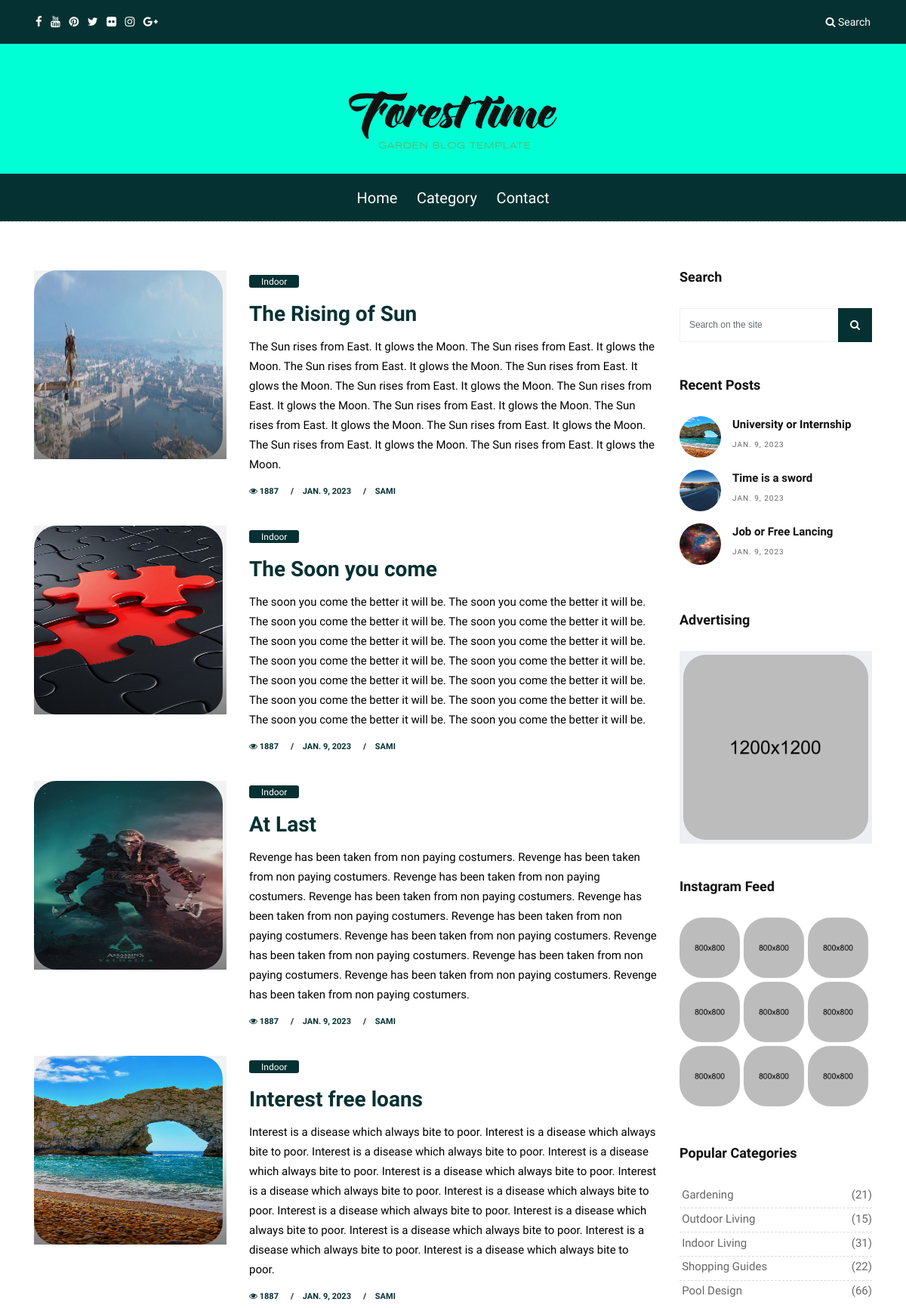
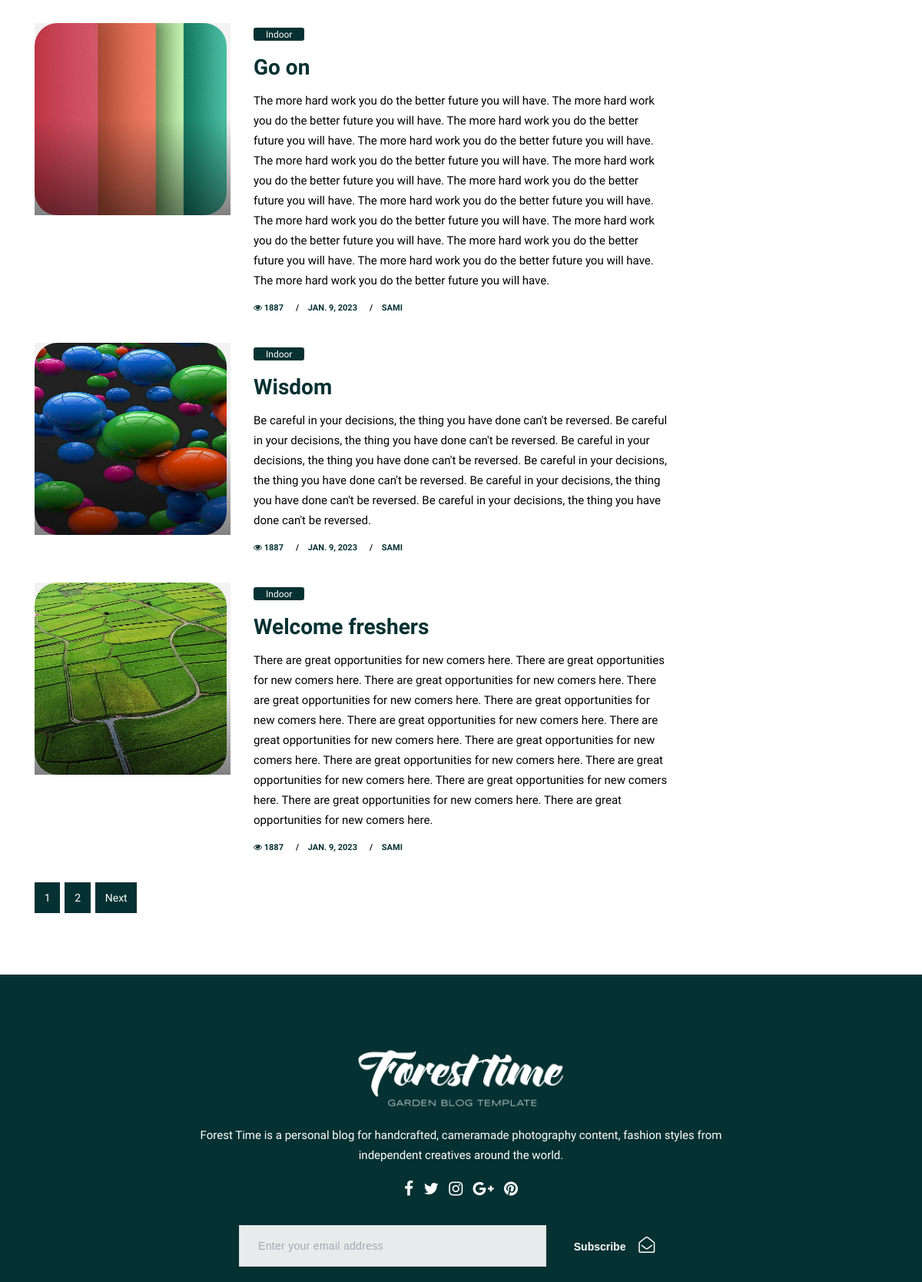
The page / (upper part) on the database its author committed (2 pictures, top to bottom).
### ads/models.py (models this page shows, shortened)
class Article(models.Model):
    categories = [
        ("Insurance", "Insurance"),
        ("Trading", "Trading"),
        ("Softwares", "Softwares")
          ]
    title = models.CharField(max_length=200)
    picture = models.ImageField(upload_to="articles")
    description = models.TextField()
    category = models.CharField(choices=categories, max_length=100)
    author = models.ForeignKey("Author", on_delete=models.CASCADE)
    date = models.DateField(auto_now_add=True)

class Author(models.Model):
    def __str__(self):
        return self.name
    name = models.CharField(max_length=50)
    picture = models.ImageField(upload_to="authors")
    dob = models.DateField()
    education = models.TextField()

### Adsence/views.py (the view)
# urls.py: path('', views.index , name="index"),
def index(request):
    art = Article.objects.all().order_by("id")
    tot_arts = len(art)
    if tot_arts>2:
        recent_art = [art[tot_arts-1],art[tot_arts-2],art[tot_arts-3]]
    else:
        recent_art = []
    pageNo = request.GET.get("page")
    paginated = Paginator(art,per_page=7)
    tot_pag = paginated.num_pages
    list_page = [i for i in range(1,tot_pag+1)]
    page1 = paginated.get_page(pageNo)
    ran = random.randint(0,tot_arts-1)
    ran = art[ran]
    try:
        obj = Link.objects.get(movie_id=request.session["movieId"])
        btn = True
    except:
        btn = False
    return render(request, 'index.html',{
        'DisplayTopButton': btn,
        "DisplayBottomButton":False,
        "random":ran,
        "page_no":list_page,
        "articles":page1,
        "recent_articles":recent_art,
        })

### templates/index.html
{% include "header.html" %}
    {% include "cat_ind.html" %}
{% include "footer.html" %}

### templates/cat_ind.html (shortened to what this page needs)
<section class="section wb">
    <div class="container">
        <div class="row">
            <div class="col-lg-9 col-md-12 col-sm-12 col-xs-12">
                <div class="page-wrapper">
                    <div class="blog-list clearfix">
                        {% for article in articles %}
                        <div class="blog-box row">
                            <div class="col-md-4">
                                <div class="post-media">
                                    <a href={% url 'single' article.title %} title="">
                                        <img src={{article.picture.url}} alt="" class="img-fluid">
                                        <div class="hovereffect"></div>
                                    </a>
                                </div>
                            </div>
                            <div class="blog-meta big-meta col-md-8">
                                <span class="bg-aqua"><a href="garden-category.html" title="">Indoor</a></span>
                                <h4><a href={% url 'single' article.title %} title="">{{article.title}}</a></h4>
                                <p>{{article.description}}</p>
                                <small><a href="garden-category.html" title=""><i class="fa fa-eye"></i> 1887</a></small>
                                <small><a href={% url 'single' article.title %} title="">{{article.date}}</a></small>
                                <small><a href="#" title="">{{article.author}}</a></small>
                            </div>
                        </div>
                        {% endfor %}
                    </div>
                </div>
                <div class="row">
                    <div class="col-md-12">
                        <nav aria-label="Page navigation">
                            <ul class="pagination justify-content-start">
                                {% for i in page_no %}
                                <li class="page-item"><a class="page-link" href="?page={{i}}">{{i}}</a></li>
                                {% endfor %}
                                {% if articles.has_next %}
                                <li class="page-item">
                                    <a class="page-link" href="?page={{articles.next_page_number}}">Next</a>
                                </li>
                                {% endif %}
                            </ul>
                        </nav>
                    </div>
                </div>
            </div>

### templates/footer.html (shortened to what this page needs)
            <div class="col-lg-3 col-md-12 col-sm-12 col-xs-12">
                <div class="sidebar">
                    <div class="widget">
                        <h2 class="widget-title">Search</h2>
                        <form class="form-inline search-form">
                            <div class="form-group">
                                <input type="text" class="form-control" placeholder="Search on the site">
                            </div>
                            <button type="submit" class="btn btn-primary"><i class="fa fa-search"></i></button>
                        </form>
                    </div>
                    <div class="widget">
                        <h2 class="widget-title">Recent Posts</h2>
                        <div class="blog-list-widget">
                            <div class="list-group">
                                {% for article in recent_articles %}
                                <a href={% url 'single' article.title %} class="list-group-item list-group-item-action flex-column align-items-start">
                                    <div class="w-100 justify-content-between">
                                        <img src={{article.picture.url}} alt="" class="img-fluid float-left">
                                        <h5 class="mb-1">{{article.title}}</h5>
                                        <small>{{article.date}}</small>
                                    </div>
                                </a>
                                {% endfor %}
                            </div>
                        </div>
                    </div>
                    <div class="widget">
                        <h2 class="widget-title">Advertising</h2>
                        <div class="banner-spot clearfix">
                            <div class="banner-img">
                                <img src="/static/upload/banner_04.jpg" alt="" class="img-fluid">
                            </div>
                        </div>
                    </div>
                    <div class="widget">
                        <h2 class="widget-title">Instagram Feed</h2>
                        <div class="instagram-wrapper clearfix">
                            <a href="#"><img src="/static/upload/garden_sq_01.jpg" alt="" class="img-fluid"></a>
                            <a href="#"><img src="/static/upload/garden_sq_02.jpg" alt="" class="img-fluid"></a>
                            <a href="#"><img src="/static/upload/garden_sq_03.jpg" alt="" class="img-fluid"></a>
                            <a href="#"><img src="/static/upload/garden_sq_04.jpg" alt="" class="img-fluid"></a>
                            <a href="#"><img src="/static/upload/garden_sq_05.jpg" alt="" class="img-fluid"></a>
                            <a href="#"><img src="/static/upload/garden_sq_06.jpg" alt="" class="img-fluid"></a>
                            <a href="#"><img src="/static/upload/garden_sq_07.jpg" alt="" class="img-fluid"></a>
                            <a href="#"><img src="/static/upload/garden_sq_08.jpg" alt="" class="img-fluid"></a>
                            <a href="#"><img src="/static/upload/garden_sq_09.jpg" alt="" class="img-fluid"></a>
                        </div>
                    </div>
                    <div class="widget">
                        <h2 class="widget-title">Popular Categories</h2>
                        <div class="link-widget">
                            <ul>
                                <li><a href="#">Gardening <span>(21)</span></a></li>
                                <li><a href="#">Outdoor Living <span>(15)</span></a></li>
                                <li><a href="#">Indoor Living <span>(31)</span></a></li>
                                <li><a href="#">Shopping Guides <span>(22)</span></a></li>
                                <li><a href="#">Pool Design <span>(66)</span></a></li>
                            </ul>
                        </div>
                    </div>
                </div>
            </div>
        </div>
    </div>
</section>
</div>
<div id="lower_btn" class="buttons-div">
</div>
<footer class="footer">
    <div class="container">
        <div class="row">
            <div class="col-lg-8 offset-lg-2">
                <div class="widget">
                    <div class="footer-text text-center">
                        <a href="index.html"><img src="/static/images/version/garden-footer-logo.png" alt="" class="img-fluid"></a>
                        <p>Forest Time is a personal blog for handcrafted, cameramade photography content, fashion styles from independent creatives around the world.</p>
                        <div class="social">
                            <a href="#" data-toggle="tooltip" data-placement="bottom" title="Facebook"><i class="fa fa-facebook"></i></a>
                            <a href="#" data-toggle="tooltip" data-placement="bottom" title="Twitter"><i class="fa fa-twitter"></i></a>
                            <a href="#" data-toggle="tooltip" data-placement="bottom" title="Instagram"><i class="fa fa-instagram"></i></a>
                            <a href="#" data-toggle="tooltip" data-placement="bottom" title="Google Plus"><i class="fa fa-google-plus"></i></a>
                            <a href="#" data-toggle="tooltip" data-placement="bottom" title="Pinterest"><i class="fa fa-pinterest"></i></a>
                        </div>
                        <div class="newsletter-widget text-center">
                            <form class="form-inline">
                                <input type="text" class="form-control" placeholder="Enter your email address">
                                <button type="submit" class="btn btn-primary">Subscribe <i class="fa fa-envelope-open-o"></i></button>
                            </form>
                        </div>
                    </div>
                </div>
            </div>
        </div>
        <div class="row">
            <div class="col-md-12 text-center">
                <br>
                <br>
            </div>
        </div>
    </div>
</footer>
</body>
</html>

### static/css/colors.css (style rules this page uses)
.dmtop, .search-form .btn:hover, .search-form .btn:focus, .search-form .btn { color: #ffffff !important; background-color: #3197d6 !important; }

### static/css/version/garden.css (style rules this page uses)
h1, h2, h3, h4, h5, body, p, .topbar-section, .navbar-inverse .navbar-nav .nav-link, .header .dropdown-menu, .navbar-nav .nav-link { font-family: 'Droid Sans', serif; }
.blog-list .blog-meta.big-meta h4 { margin-left: 0; margin-top: 0; padding: 1rem 0; }
.footer { background-image: none; }
.blog-list-widget .mb-1 { font-weight: bold; }
.newsletter-widget .form-inline .form-control { height: 54px; }
.blog-meta span { background-color: #111111; border-radius: 3px; font-size: 12px; padding: 0.1rem 1rem; }
.header .dropdown-item:hover, .header .dropdown-item:focus, .blog-meta span, .blog-meta span a, .footer p, .footer a, .page-link, .page-link:hover, .topbar-section a:hover, .topbar-section a:focus, .topbar-section a, .topbar-section i { color:#ffffff !important; }
.footer { background-color: #063132 !important; }
.small-title, .page-title .bg-green, .masonry-box:hover .blog-meta span.bg-green, .color-green a, .navbar-toggler, .masonry-box:hover .blog-meta span.bg-aqua, .blog-meta span.bg-aqua, .search-form .btn:hover, .search-form .btn:focus, .search-form .btn, .btn, .btn:hover, .dropdown-item:hover, .dropdown-item:focus, .btn:focus, .dmtop, .page-link, .topbar-section { color:#ffffff !important; background-color: #063132 !important; border-color: #063132 !important; }

### rows shown on the page
Article: picture (picture), title "The Rising of Sun", description "The Sun rises from East. It glows the Moon. The Sun rises from East. It glows the Moon. The Sun rises from East. It glows the Moon. The Sun rises from East. It glows the Moon. The Sun rises from East. It glows the Moon. The Sun rises from East. It glows the Moon. The Sun rises from East. It glows the Moon. The Sun rises from East. It glows the Moon. The Sun rises from East. It glows the Moon. The Sun rises from East. It glows the Moon. The Sun rises from East. It glows the Moon.", date "JAN. 9, 2023", author "SAMI"
Article: picture (picture), title "The Soon you come", description "The soon you come the better it will be. The soon you come the better it will be. The soon you come the better it will be. The soon you come the better it will be. The soon you come the better it will be. The soon you come the better it will be. The soon you come the better it will be. The soon you come the better it will be. The soon you come the better it will be. The soon you come the better it will be. The soon you come the better it will be. The soon you come the better it will be. The soon you come the better it will be. The soon you come the better it will be.", date "JAN. 9, 2023", author "SAMI"
Article: picture (picture), title "At Last", description "Revenge has been taken from non paying costumers. Revenge has been taken from non paying costumers. Revenge has been taken from non paying costumers. Revenge has been taken from non paying costumers. Revenge has been taken from non paying costumers. Revenge has been taken from non paying costumers. Revenge has been taken from non paying costumers. Revenge has been taken from non paying costumers. Revenge has been taken from non paying costumers. Revenge has been taken from non paying costumers. Revenge has been taken from non paying costumers.", date "JAN. 9, 2023", author "SAMI"
Article: picture (picture), title "Interest free loans", description "Interest is a disease which always bite to poor. Interest is a disease which always bite to poor. Interest is a disease which always bite to poor. Interest is a disease which always bite to poor. Interest is a disease which always bite to poor. Interest is a disease which always bite to poor. Interest is a disease which always bite to poor. Interest is a disease which always bite to poor. Interest is a disease which always bite to poor. Interest is a disease which always bite to poor. Interest is a disease which always bite to poor. Interest is a disease which always bite to poor.", date "JAN. 9, 2023", author "SAMI"
Article: picture (picture), title "Go on", description "The more hard work you do the better future you will have. The more hard work you do the better future you will have. The more hard work you do the better future you will have. The more hard work you do the better future you will have. The more hard work you do the better future you will have. The more hard work you do the better future you will have. The more hard work you do the better future you will have. The more hard work you do the better future you will have. The more hard work you do the better future you will have. The more hard work you do the better future you will have. The more hard work you do the better future you will have. The more hard work you do the better future you…", date "JAN. 9, 2023", author "SAMI"
Article: picture (picture), title "Wisdom", description "Be careful in your decisions, the thing you have done can't be reversed. Be careful in your decisions, the thing you have done can't be reversed. Be careful in your decisions, the thing you have done can't be reversed. Be careful in your decisions, the thing you have done can't be reversed. Be careful in your decisions, the thing you have done can't be reversed. Be careful in your decisions, the thing you have done can't be reversed.", date "JAN. 9, 2023", author "SAMI"
Article: picture (picture), title "Welcome freshers", description "There are great opportunities for new comers here. There are great opportunities for new comers here. There are great opportunities for new comers here. There are great opportunities for new comers here. There are great opportunities for new comers here. There are great opportunities for new comers here. There are great opportunities for new comers here. There are great opportunities for new comers here. There are great opportunities for new comers here. There are great opportunities for new comers here. There are great opportunities for new comers here. There are great opportunities for new comers here. There are great opportunities for new comers here.", date "JAN. 9, 2023", author "SAMI"
Article: picture (picture), title "University or Internship", date "JAN. 9, 2023"
Article: picture (picture), title "Time is a sword", date "JAN. 9, 2023"
Article: picture (picture), title "Job or Free Lancing", date "JAN. 9, 2023"

### other values the page prints
{{ i }} "1" "2"
